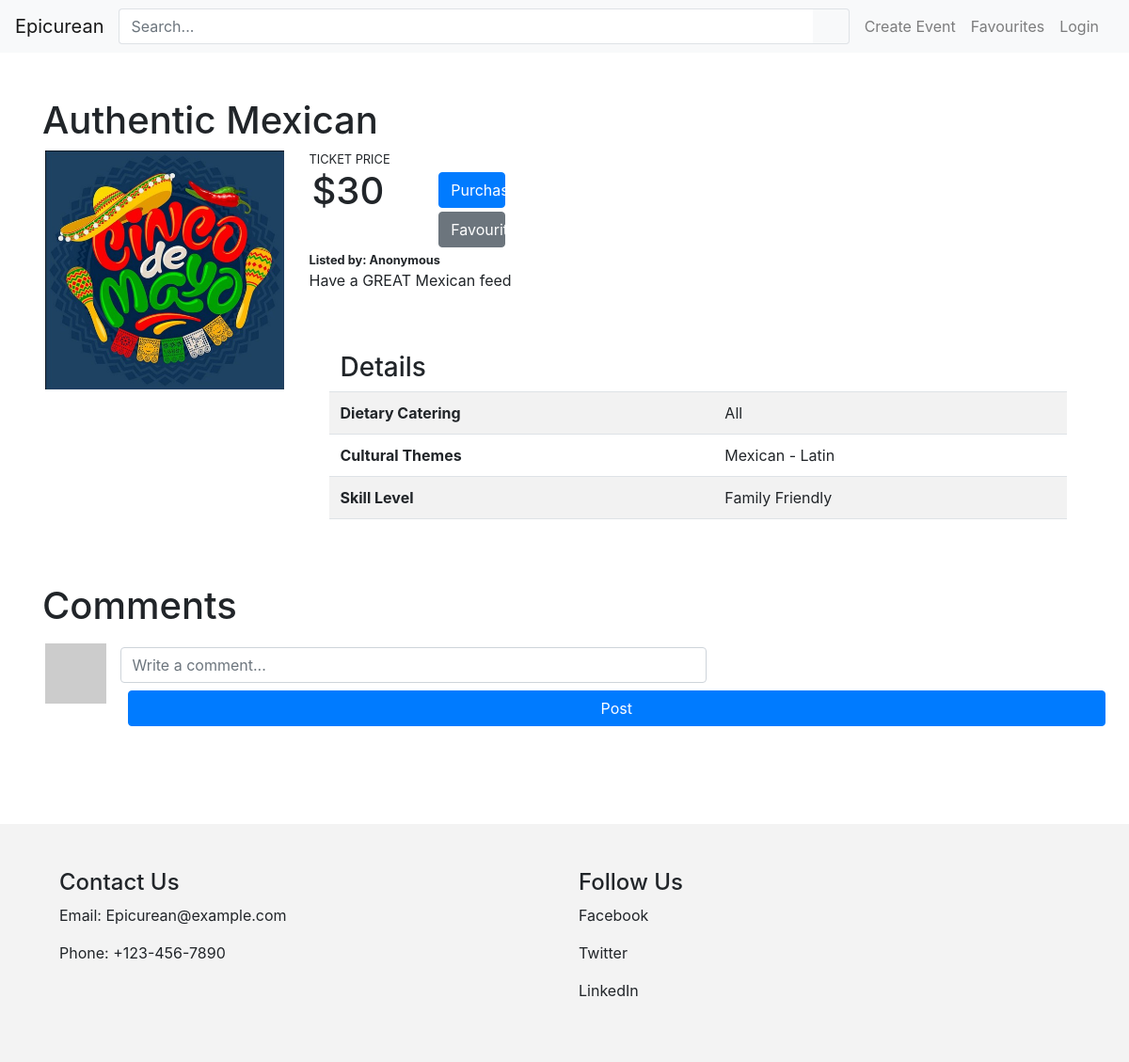
Before: /events/1 with the older database file.
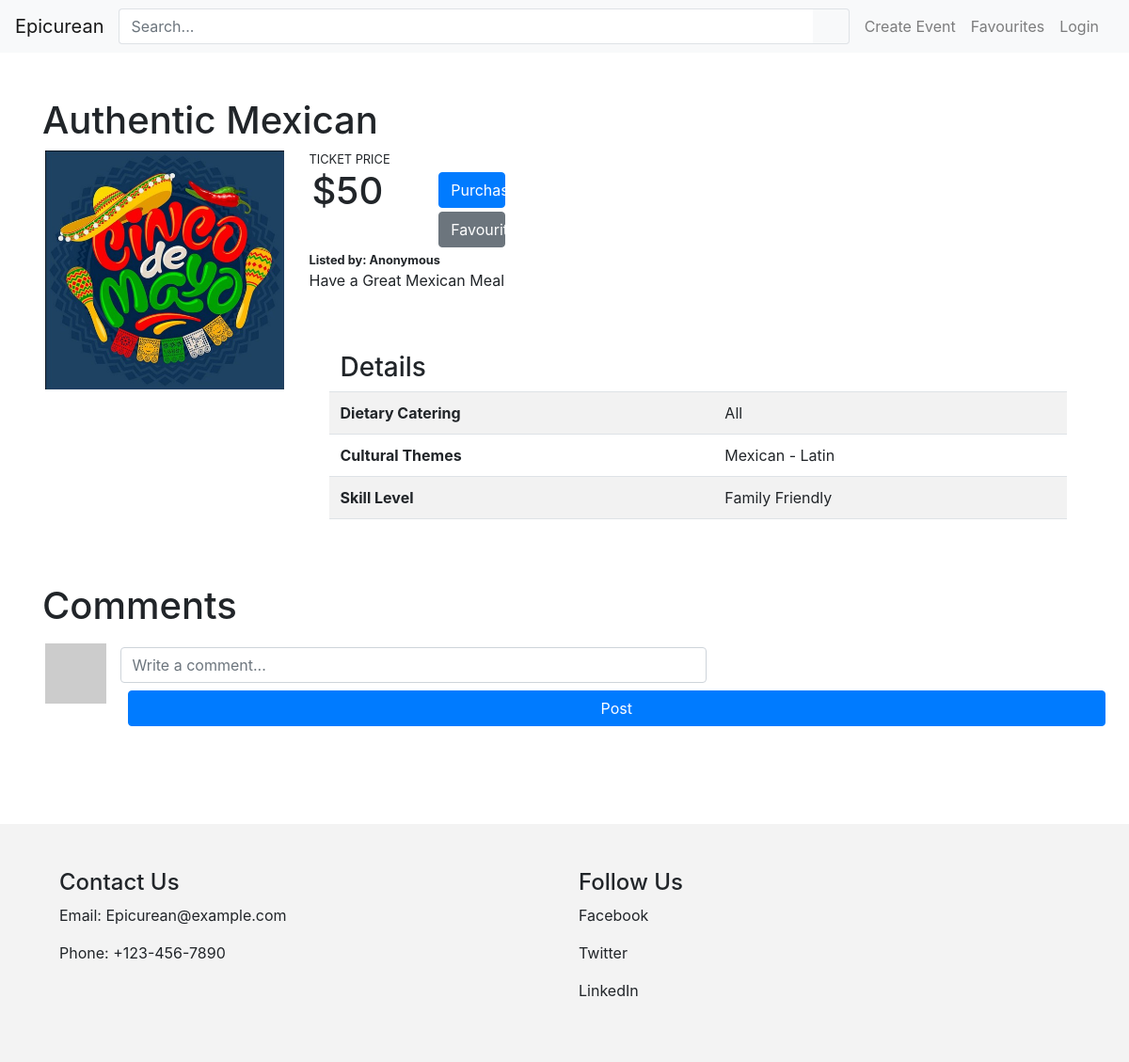
After: the same page with the newer database file.
### website/models.py (models this page shows)
class Event(db.Model):
    __tablename__ = 'events'
    eventid = db.Column(db.Integer, primary_key=True)
    name = db.Column(db.String(80))
    description = db.Column(db.String(200))
    image = db.Column(db.String(400))
    ticketPrice = db.Column(db.String(3))
    status = db.Column(db.String(20))
    created_at = db.Column(db.DateTime, default=datetime.now())
    startdate = db.Column(db.DateTime)
    enddate = db.Column(db.DateTime)
    location = db.Column(db.String(100))
    user = db.Column(db.String(80))
    comments = db.relationship('Comment', backref='event')

### website/events.py (the view)
@eventbp.route('/<id>')
def show(id):
    event = db.session.scalar(db.select(Event).where(Event.eventid==id))
    form = CommentForm()
    return render_template('events/show.html', Event=event, form=form)

### website/forms.py
class CommentForm(FlaskForm):
    text = TextAreaField('Text', validators=[InputRequired()])
    submit = SubmitField("Create")

### website/templates/events/show.html (shortened to what this page needs)
{% extends 'base.html' %}
{% block content %}
<div class="container-fluid px-5 py-5">
    <div class="row">
        <h1>{{Event.name}}</h1>
    </div>
    <div class="row">
        <div class="col-3">
            <img src="../../{{ Event.image }}" class="img-fluid">
        </div>
        <div class="col">
            <div class="row">
                <small>TICKET PRICE</small>
            </div>
            <div class="row">
                <div class="col-2">
                    <h1>${{Event.ticketPrice}}</h1>
                </div>
                <div class="col-1">
                    <div class="row my-1">
                        <button class="btn btn-primary text-nowrap mx-2 btn-block" type="button" onclick="window.location.href='index.html'">Purchase</button>
                    </div>
                    <div class="row my-1">
                        <button class="btn btn-secondary text-nowrap mx-2 btn-block" type="button" onclick="window.location.href='bookmarks.html'">Favourite</button>
                    </div>
                </div>
            </div>
            <div class="row">
                <small><strong>Listed by: Anonymous</strong></small>
            </div>
            <div class="row">
                <p>
                    {{Event.description}}
                </p>
            </div>
            <div class="row">
                <div class="container-fluid px-5 py-5">
                    <div class="row">
                        <h3>Details</h3>
                    </div>
                    <div class="row">
                        <table class="table table-striped">
                            <tbody>
                                <tr>
                                    <th scope="row">Dietary Catering</th>
                                    <td>All</td>
                                </tr>
                                <tr>
                                    <th scope="row">Cultural Themes</th>
                                    <td>Mexican - Latin</td>
                                </tr>
                                <tr>
                                    <th scope="row">Skill Level</th>
                                    <td>Family Friendly</td>
                                </tr>
                            </tbody>
                        </table>
                    </div>
                </div>
            </div>
        </div>
    </div>
    <div class="row py-1">
        <h1>Comments</h1>
    </div>
    <div class="row py-1">
        <div class="col-1">
            <img src="https://via.placeholder.com/100" class=img-fluid>
        </div>
        <div class="col">
            <div class="row py-1">
                <input class="form-control" id="enterComment" placeholder="Write a comment...">
            </div>
            <div class="row py-1">
                <button class="btn btn-primary text-nowrap mx-2" type="button">Post</button>
            </div>
        </div>
    </div>
</div>
{% endblock %}

Changed rows visible on the page:
changed Event "Authentic Mexican": ticketPrice "30" → "50"; description "Have a GREAT Mexican feed" → "Have a Great Mexican Meal"
